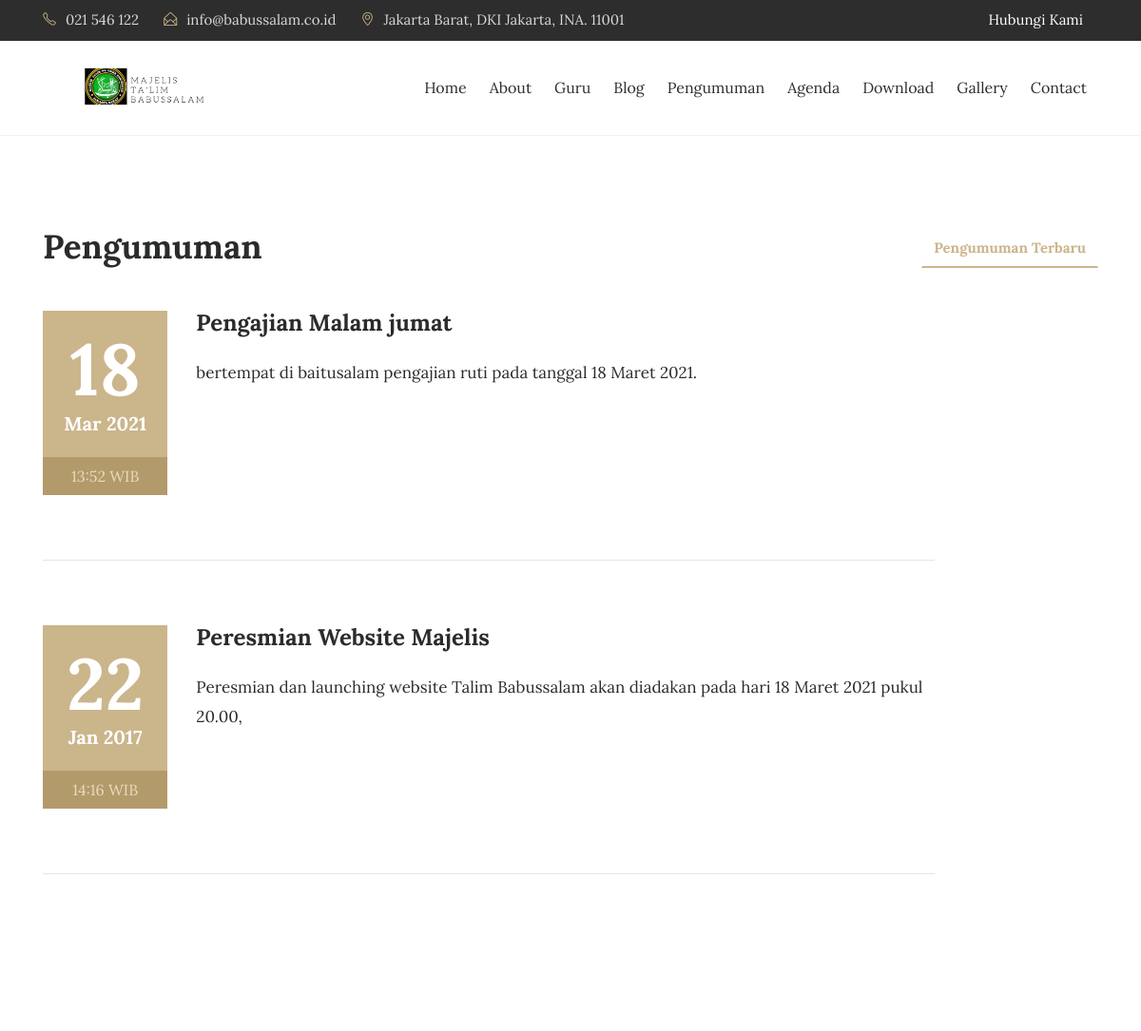
The app's page /index.php/pengumuman (upper part), older data.
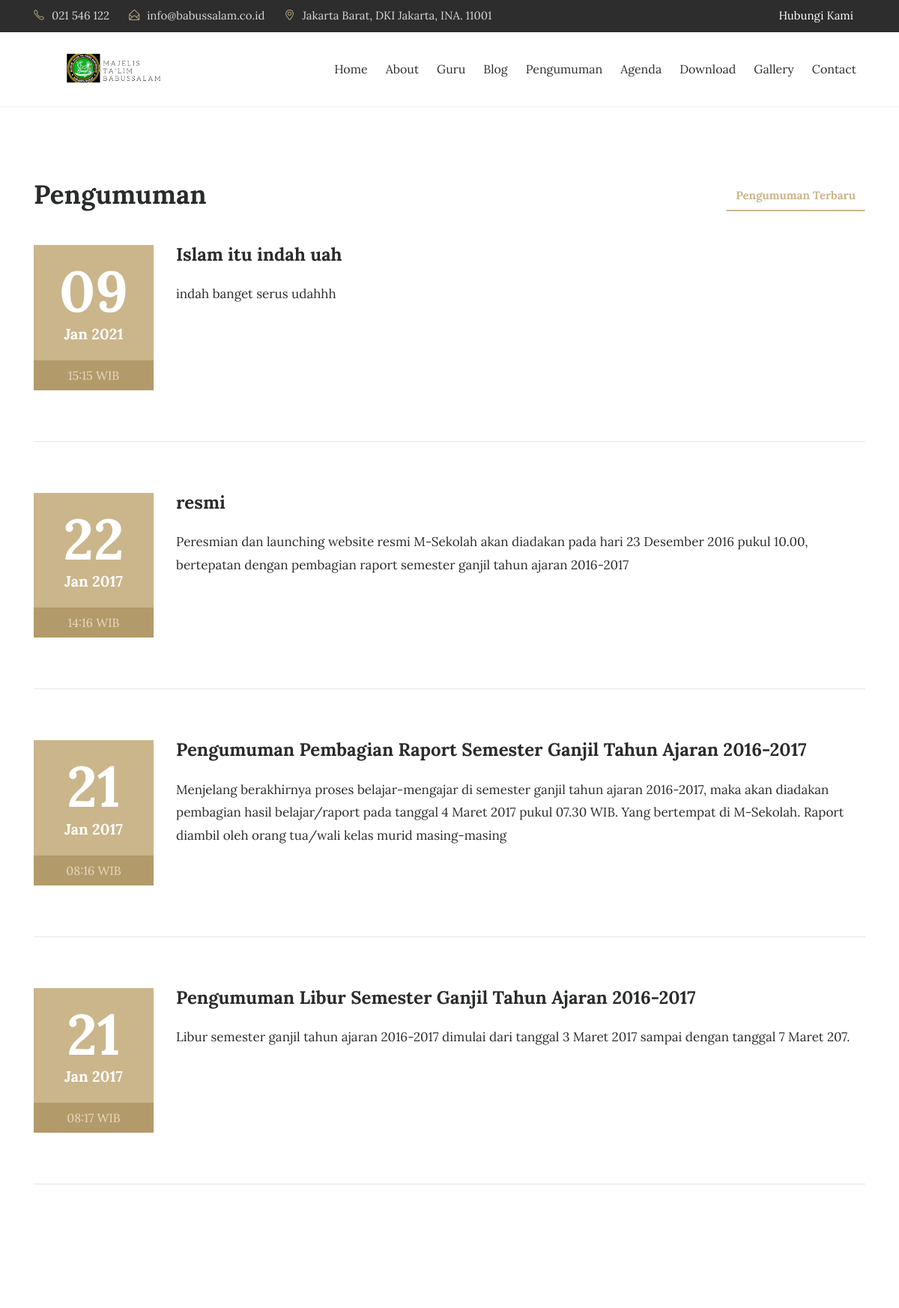
The same page, newer data.
### tables this page shows
CREATE TABLE `tbl_pengumuman` (
  `pengumuman_id` int(11) NOT NULL AUTO_INCREMENT,
  `pengumuman_judul` varchar(150) DEFAULT NULL,
  `pengumuman_deskripsi` text,
  `pengumuman_tanggal` timestamp NULL DEFAULT CURRENT_TIMESTAMP,
  `pengumuman_author` varchar(60) DEFAULT NULL,
  `pengumuman_pengguna_id` int(11) DEFAULT NULL,
  PRIMARY KEY (`pengumuman_id`)
);

### application/controllers/Pengumuman.php (called while the page is built, shortened)
<?php
class Pengumuman extends CI_Controller{
	function __construct(){
		$this->load->model('m_pengumuman');
		$this->load->model('m_pengunjung');
	}
	function index(){
		$x['title'] = "Majelis Ta'lim Babussalam | Pengumuman";
		$jum=$this->m_pengumuman->pengumuman();
        $page=$this->uri->segment(3);
        if(!$page):
            $offset = 0;
        else:
            $offset = $page;
        endif;
        $limit=7;
        $config['base_url'] = base_url() . 'pengumuman/index/';
            $config['total_rows'] = $jum->num_rows();
            $config['per_page'] = $limit;
            $config['uri_segment'] = 3;
	          $config['full_tag_open']    = '<div class="pagging text-center"><nav><ul class="pagination justify-content-center">';
	          $config['full_tag_close']   = '</ul></nav></div>';
	          $config['num_tag_open']     = '<li class="page-item"><span class="page-link">';
	          $config['num_tag_close']    = '</span></li>';
	          $config['cur_tag_open']     = '<li class="page-item"><span class="page-link">';
	          $config['cur_tag_close']    = '<span class="sr-only">(current)</span></span></li>';
	          $config['next_tag_open']    = '<li class="page-item"><span class="page-link">';
	          $config['next_tagl_close']  = '<span aria-hidden="true">&raquo;</span></span></li>';
	          $config['prev_tag_open']    = '<li class="page-item"><span class="page-link">';
	          $config['prev_tagl_close']  = '</span>Next</li>';
	          $config['first_tag_open']   = '<li class="page-item"><span class="page-link">';
	          $config['first_tagl_close'] = '</span></li>';
	          $config['last_tag_open']    = '<li class="page-item"><span class="page-link">';
	          $config['last_tagl_close']  = '</span></li>';
            $config['first_link'] = 'Awal';
            $config['last_link'] = 'Akhir';
            $config['next_link'] = 'Next >>';
            $config['prev_link'] = '<< Prev';
            $this->pagination->initialize($config);
            $x['page'] =$this->pagination->create_links();
						$x['data']=$this->m_pengumuman->pengumuman_perpage($offset,$limit);
						$this->load->view('depan/v_pengumuman',$x);
	}
}

### index.php (called while the page is built, shortened)
<?php
require_once BASEPATH.'core/CodeIgniter.php';

### application/models/M_pengumuman.php (called while the page is built, shortened)
<?php
class M_pengumuman extends CI_Model{
	function pengumuman_perpage($offset,$limit){
		$hsl=$this->db->query("SELECT pengumuman_id,pengumuman_judul,pengumuman_deskripsi,pengumuman_tanggal,DATE_FORMAT(pengumuman_tanggal,'%d/%m/%Y') AS tanggal,pengumuman_author FROM tbl_pengumuman ORDER BY pengumuman_id DESC limit $offset,$limit");
		return $hsl;
	}
}

### application/views/depan/v_pengumuman.php (the view, shortened to what this page needs)
<!DOCTYPE html>
<html lang="en">
<head>
</head>
<body>
<section class="events">
    <div class="container">
        <div class="row">
            <div class="col-md-4">
                <h2 class="event-title">Pengumuman</h2>
            </div>
            <div class="col-md-8">
                <ul class="nav nav-tabs" role="tablist">
                    <li class="nav-item nav-tab1">
                        <a class="nav-link tab-list active" data-toggle="tab" href="#upcoming-events" role="tab">Pengumuman Terbaru </a>
                    </li>
                </ul>
            </div>
        </div>
        <br>
        <div class="row">
            <div class="tab-content" data-aos="zoom-in-down" data-aos-delay="100">
                <div class="tab-pane active" id="upcoming-events" role="tabpanel">
                  <?php foreach($data->result() as $row):?>
                    <div class="col-md-12">
                        <div class="row">
                            <div class="col-md-2">
                                <div class="event-date">
                                    <h4><?php echo date("d", strtotime($row->pengumuman_tanggal));?></h4> <span><?php echo date("M Y", strtotime($row->pengumuman_tanggal));?></span>
                                </div>
                                <span class="event-time"><?php echo date("H:i", strtotime($row->pengumuman_tanggal)).' WIB';?></span>
                            </div>
                            <div class="col-md-10">
                                <div class="event-heading">
                                    <h3><?php echo $row->pengumuman_judul;?></h3>
                                    <p><?php echo $row->pengumuman_deskripsi;?></p>
                                </div>
                          </div>
                      </div>
                      <hr class="event-underline">
                  </div>
                <?php endforeach;?>
      <div class="col-md-12 text-center">
    </div>
</div>
</div>
</div>
</div>
</section>
</html>

Row changes from the older to the newer data that the page shows:
removed tbl_pengumuman: pengumuman_tanggal "18", pengumuman_tanggal "Mar 2021", pengumuman_tanggal "13:52", pengumuman_judul "Pengajian Malam jumat", pengumuman_deskripsi "bertempat di baitusalam pengajian ruti pada tanggal 18 Maret 2021."
added tbl_pengumuman: pengumuman_tanggal "09", pengumuman_tanggal "Jan 2021", pengumuman_tanggal "15:15", pengumuman_judul "Islam itu indah uah", pengumuman_deskripsi "indah banget serus udahhh"
changed tbl_pengumuman: pengumuman_judul "Peresmian Website Majelis" → "resmi"; pengumuman_deskripsi "Peresmian dan launching website Talim Babussalam akan diadakan pada hari 18 Maret 2021 pukul 20.00," → "Peresmian dan launching website resmi M-Sekolah akan diadakan pada hari 23 Desember 2016 pukul 10.00, bertepatan dengan pembagian raport semester ganjil tahun ajaran 2016-2017"
added tbl_pengumuman: pengumuman_tanggal "21", pengumuman_tanggal "Jan 2017", pengumuman_tanggal "08:16", pengumuman_judul "Pengumuman Pembagian Raport Semester Ganjil Tahun Ajaran 2016-2017", pengumuman_deskripsi "Menjelang berakhirnya proses belajar-mengajar di semester ganjil tahun ajaran 2016-2017, maka akan diadakan pembagian hasil belajar/raport pada tanggal 4 Maret 2017 pukul 07.30 WIB. Yang bertempat di M-Sekolah. Raport diambil oleh orang tua/wali kelas murid masing-masing"
added tbl_pengumuman: pengumuman_tanggal "21", pengumuman_tanggal "Jan 2017", pengumuman_tanggal "08:17", pengumuman_judul "Pengumuman Libur Semester Ganjil Tahun Ajaran 2016-2017", pengumuman_deskripsi "Libur semester ganjil tahun ajaran 2016-2017 dimulai dari tanggal 3 Maret 2017 sampai dengan tanggal 7 Maret 207."
